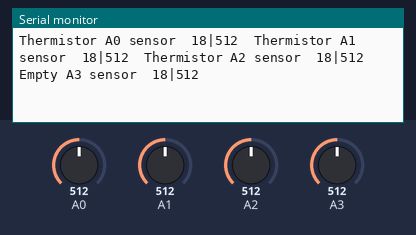
The sketch below on a simulated Arduino Uno, built with avr-gcc and run on an emulated ATmega328P. On the bench: the last lines printed to the serial monitor. The inputs (shaded band) are chosen by the test bench; at power-on: A0 = 512, A1 = 512, A2 = 512, A3 = 512.

Above: at 1.2 s.
1.3 s: A0 set to 716
8.8 s: A1 set to 716
At 11.3 s:
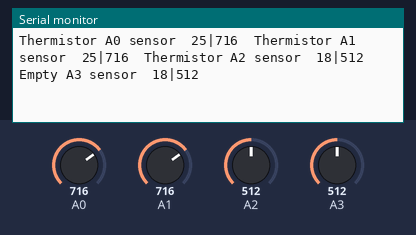
16.3 s: A2 set to 716
At 20.6 s:
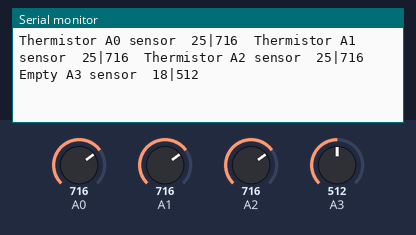
23.8 s: A3 set to 716
At 31.1 s:
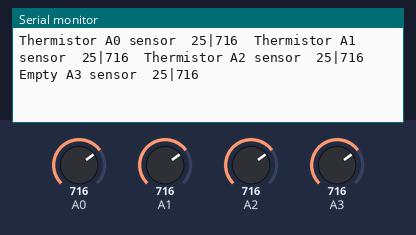
31.3 s: A0 set to 992
38.8 s: A1 set to 992
At 41.8 s:
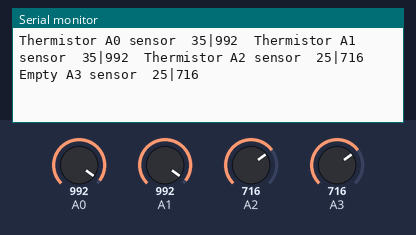
Timing chart, 0 to 43.3 s (numbered marks = the images above; inputs shaded):
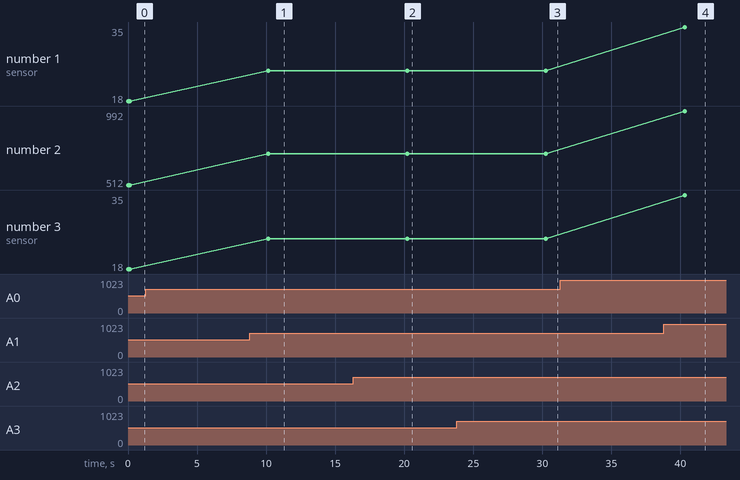

The sketch:

sensor-test-bed.ino
```cpp
// (licence header left out)
#include <limits.h>

class SensorData {
private:
  int pin;
  String name;
  bool isAnalog;
  double factor; // apply to get human-readable values, e.g., degrees F

  int lastVal;

public:
  SensorData(int pin, String name, bool isAnalog, double factor) {
    this->pin = pin;
    this->name = name;
    this->isAnalog = isAnalog;
    this->factor = factor;
    this->lastVal = INT_MIN;
    pinMode(pin, INPUT);
  }

  String getName() {
    return name;
  }

  String getLastVal() {
    String s(applyFactor(lastVal));
    s.concat("|");
    s.concat(lastVal);
    return s;
  }

  bool sample() {
    int nextVal;
    if (isAnalog) {
      nextVal = analogRead(pin);
    } else {
      nextVal = digitalRead(pin);
    }
    bool changed = ((lastVal != INT_MIN)
        && (applyFactor(lastVal) != applyFactor(nextVal)));
    lastVal = nextVal;
    return true; // change to "changed" to avoid unnecessary data
  }

  int applyFactor(int val) {
    return val * factor;
  }
};

class SensorTestBed {
private:

  SensorData t1[5] = {
    SensorData(A0, "Thermistor A0 sensor", true, 0.036),
    SensorData(A1, "Thermistor A1 sensor", true, 0.036),
    SensorData(A2, "Thermistor A2 sensor", true, 0.036),
    SensorData(A3, "Empty A3 sensor", true, 0.036),
    SensorData(A0, "", true, 1)
  };

  SensorData* getSensors() {
    return t1;
  }

  bool sample() {
    bool changed = false;
    for (SensorData* sensor = getSensors(); !sensor->getName().equals("");
        sensor++) {
      if (sensor->sample()) {
        changed = true;
      }
    }
    return changed;
  }

  void displayValues() {
    bool first = true;
    String s("");
    for (SensorData* sensor = getSensors(); !sensor->getName().equals("");
        sensor++) {
      if (first) {
        first = false;
      } else {
        s.concat("\t");
      }
      s.concat(sensor->getName());
      s.concat("\t");
      s.concat(sensor->getLastVal());
    }
    Serial.println(s);
  }

public:
  SensorTestBed() {
  }

  void firstSample() {
    // publish one right away to verify that things might be working.
    sample();
    displayValues();
  }

  void sampleSensorData() {
    if (sample()) {
      displayValues();
    }
    delay(10000);
  }
};

SensorTestBed sensorTestBed;

void setup() {
  Serial.begin(9600);
  sensorTestBed = SensorTestBed();
  sensorTestBed.firstSample();
}

void loop() {
  sensorTestBed.sampleSensorData();
}
```

Measured:
- after the input at 8.8 s, the serial monitor: prints a new line after 1.4 s (image 1)
- after the input at 16.3 s, the serial monitor: prints a new line after 3.9 s (image 2)
- after the input at 23.8 s, the serial monitor: prints a new line after 6.5 s (image 3)
- after the input at 38.8 s, the serial monitor: prints a new line after 1.5 s (image 4)
